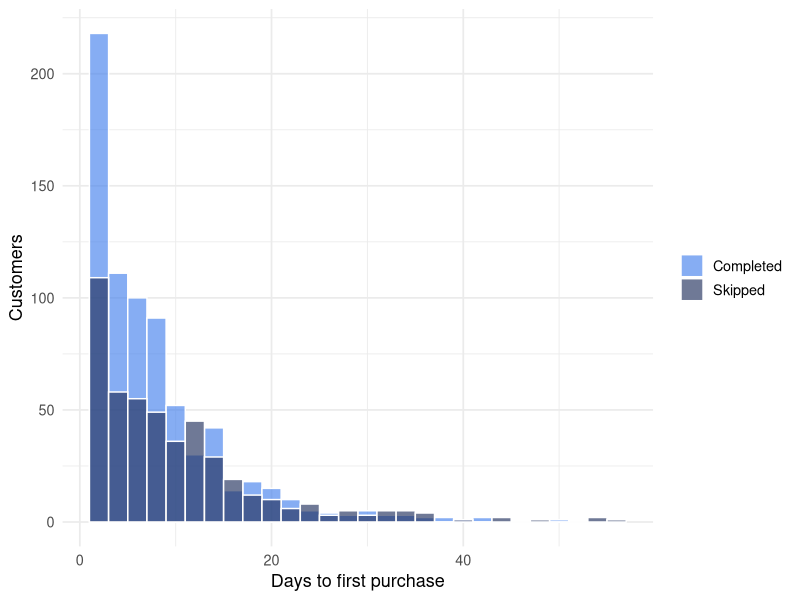
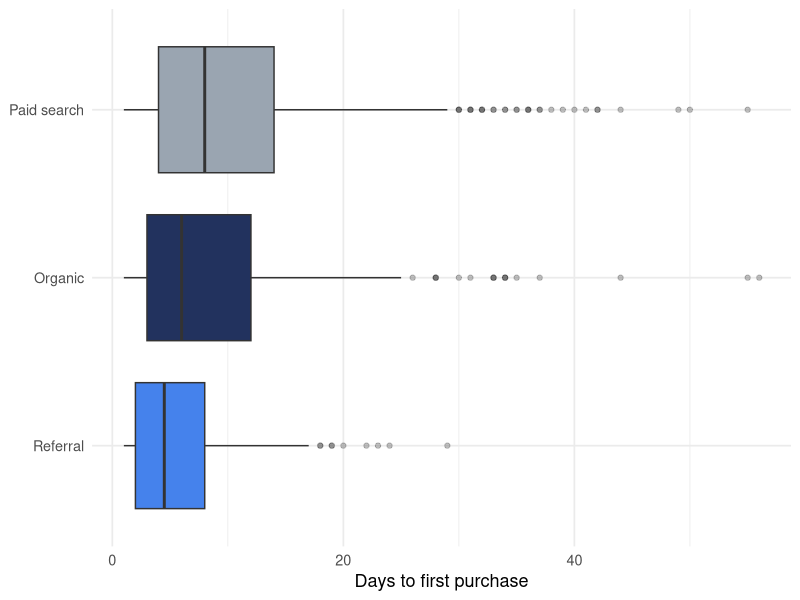

Generate these figures, in order, with R:
## ---- chunk 1
#| include: false
library(dplyr)
library(ggplot2)
theme_set(theme_minimal(base_size = 13))
pal <- c("#4582ec", "#22325e", "#9aa5b1")
## ---- chunk 2
set.seed(2026)

n <- 1200
customers <- tibble(
  id = seq_len(n),
  channel = sample(c("Paid search", "Organic", "Referral"), n,
                   replace = TRUE, prob = c(0.45, 0.35, 0.20)),
  onboarding = sample(c("Completed", "Skipped"), n,
                      replace = TRUE, prob = c(0.6, 0.4))
) |>
  mutate(
    # Days until first purchase: skewed, shorter with onboarding and for referrals
    base_rate = case_when(
      channel == "Referral" ~ 1 / 6,
      channel == "Organic"  ~ 1 / 9,
      TRUE                  ~ 1 / 11
    ),
    days_to_first_purchase = round(
      rexp(n, rate = if_else(onboarding == "Completed", base_rate * 1.35, base_rate)) + 1
    )
  ) |>
  select(-base_rate)

glimpse(customers)
## ---- chunk 3
checkout <- tibble(
  variant    = c("Old", "New"),
  visitors   = c(4180, 4210),
  conversions = c(301, 352)
) |>
  mutate(rate = conversions / visitors)

checkout
## ---- chunk 4
prop.test(x = checkout$conversions, n = checkout$visitors)
## ---- chunk 5
#| fig-height: 4
ggplot(customers, aes(days_to_first_purchase, fill = onboarding)) +
  geom_histogram(binwidth = 2, position = "identity", alpha = 0.65, colour = "white") +
  scale_fill_manual(values = pal[1:2]) +
  labs(x = "Days to first purchase", y = "Customers", fill = NULL)
## ---- chunk 6
customers |>
  group_by(onboarding) |>
  summarise(
    n = n(),
    median_days = median(days_to_first_purchase),
    mean_days = mean(days_to_first_purchase),
    shapiro_p = shapiro.test(days_to_first_purchase)$p.value
  )
## ---- chunk 7
wilcox.test(
  days_to_first_purchase ~ onboarding,
  data = customers,
  alternative = "less"
)
## ---- chunk 8
customers |>
  group_by(channel) |>
  summarise(n = n(), median_days = median(days_to_first_purchase)) |>
  arrange(median_days)

kruskal.test(days_to_first_purchase ~ factor(channel), data = customers)
## ---- chunk 9
pairwise.wilcox.test(
  customers$days_to_first_purchase,
  customers$channel,
  p.adjust.method = "holm"
)
## ---- chunk 10
#| fig-height: 4
customers |>
  mutate(channel = reorder(channel, days_to_first_purchase, median)) |>
  ggplot(aes(channel, days_to_first_purchase, fill = channel)) +
  geom_boxplot(outlier.alpha = 0.3, show.legend = FALSE) +
  scale_fill_manual(values = pal) +
  coord_flip() +
  labs(x = NULL, y = "Days to first purchase")
